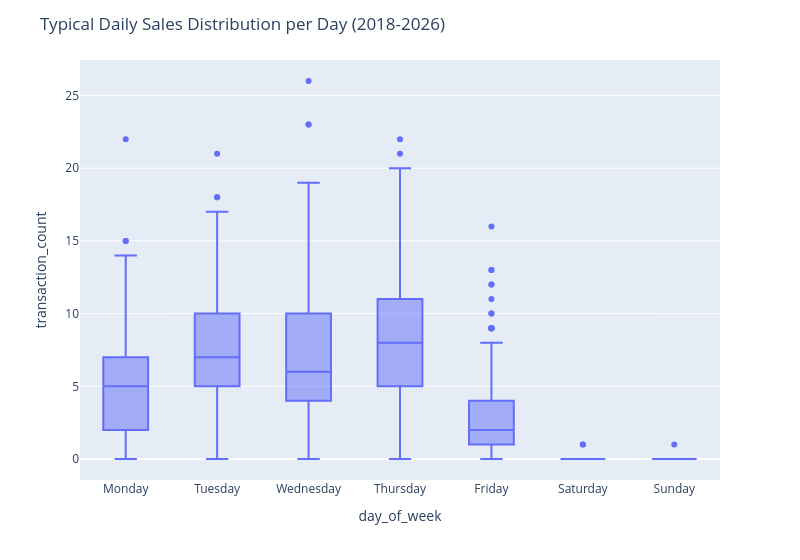
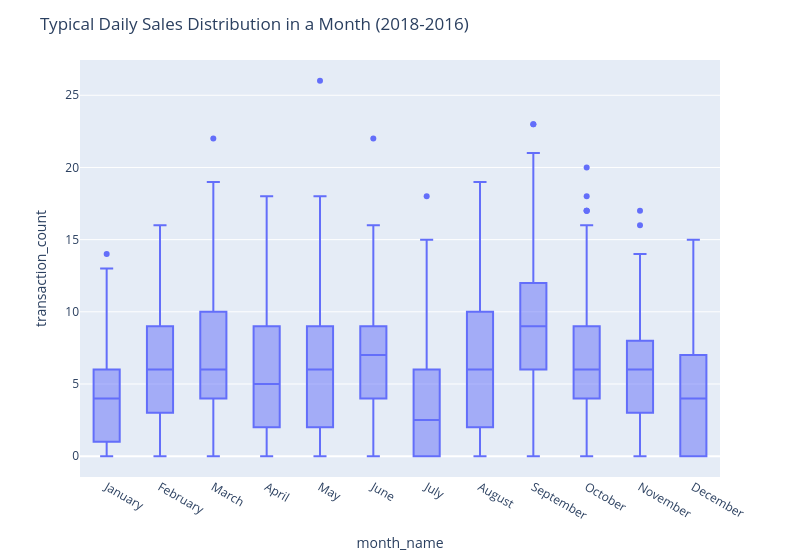
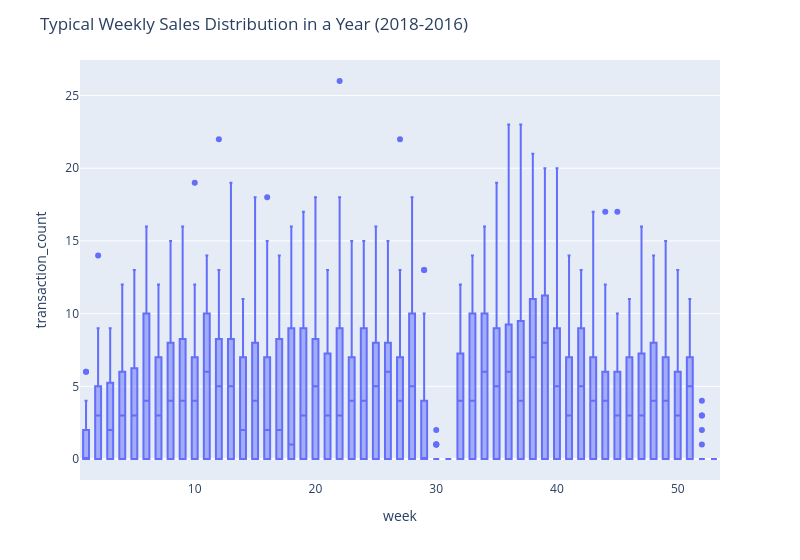
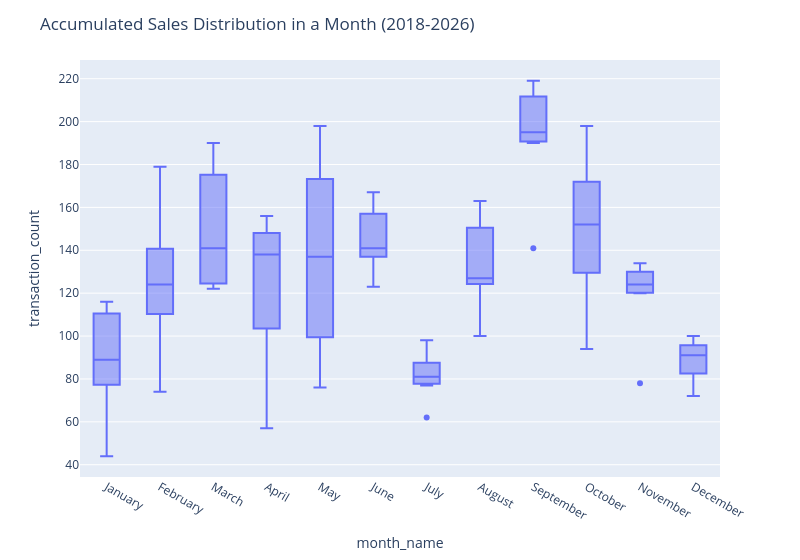

Notebook code cell kept with these figures, in order:
### Markdown cell above
## General sales EDA
The function below converts the raw transaction table into a regular daily time series of transaction counts and then examines its calendar structure, seasonal patterns, and statistical properties.

- It first cleans the data, restricts the analysis window to the recent period, removes duplicate rows, and derives calendar features such as year, quarter, month, week, and weekday.
- It then aggregates transactions by day and reindexes the series so that days without sales are kept as zeros. This is important because the later plots and tests assume a continuous daily timeline.
- The box plots summarize how transaction counts vary by weekday, month, week of year, quarter, and year. Together, they show whether sales activity is systematically higher or lower in certain calendar periods and how variable that activity is within each group.
- The month-by-weekday heatmap shows the average daily transaction count for each calendar combination, making it easier to spot interactions such as stronger weekdays in specific months.
- The MSTL decomposition separates the daily series into trend, recurring seasonal components, and residual noise. This helps identify longer-term movement in demand as well as repeating weekly and annual structure.
- The weekly line plot by `customer_cat` compares transaction velocity across customer categories over time and shows whether segment-level activity moves together or follows different patterns.
- Finally, the ADF and KPSS tests, together with the ACF and PACF plots, assess how stationary the daily series is and how strongly it depends on recent lags. These diagnostics help inform downstream forecasting choices.

Overall, this section moves from descriptive calendar summaries to decomposition and statistical diagnostics, providing a broad view of seasonality, trend, segment behavior, and time-series dependence in the sales data.

### Code cell
d_s, mstl, month_sr = se.perform_general_sales_eda(df)

### Figure 1 — Plotly figure (JSON) as saved in the notebook; plotly's stock layout.template omitted (floating-point values rounded to 4 significant figures; data arrays with more than 128 entries replaced by an {"elided": "..."} marker saying what was removed)
{"data": [{"alignmentgroup": "True", "hovertemplate": "day_of_week=%{x}<br>transaction_count=%{y}<extra></extra>", "legendgroup": "", "marker": {"color": "#636efa"}, "name": "", "notched": false, "offsetgroup": "", "orientation": "v", "showlegend": false, "type": "box", "x": {"elided": "2543 str values"}, "x0": " ", "xaxis": "x", "y": {"elided": "2543 int values"}, "y0": " ", "yaxis": "y"}], "layout": {"boxmode": "group", "legend": {"tracegroupgap": 0}, "margin": {"t": 60}, "title": {"text": "Typical Daily Sales Distribution per Day (2018-2026)"}, "width": 800, "xaxis": {"anchor": "y", "categoryarray": ["Monday", "Tuesday", "Wednesday", "Thursday", "Friday", "Saturday", "Sunday"], "categoryorder": "array", "domain": [0, 1], "title": {"text": "day_of_week"}}, "yaxis": {"anchor": "x", "domain": [0, 1], "title": {"text": "transaction_count"}}}}

### Figure 2 — Plotly figure (JSON) as saved in the notebook; plotly's stock layout.template omitted (floating-point values rounded to 4 significant figures; data arrays with more than 128 entries replaced by an {"elided": "..."} marker saying what was removed)
{"data": [{"alignmentgroup": "True", "hovertemplate": "month_name=%{x}<br>transaction_count=%{y}<extra></extra>", "legendgroup": "", "marker": {"color": "#636efa"}, "name": "", "notched": false, "offsetgroup": "", "orientation": "v", "showlegend": false, "type": "box", "x": {"elided": "1817 str values"}, "x0": " ", "xaxis": "x", "y": {"elided": "1817 int values"}, "y0": " ", "yaxis": "y"}], "layout": {"boxmode": "group", "legend": {"tracegroupgap": 0}, "margin": {"t": 60}, "title": {"text": "Typical Daily Sales Distribution in a Month (2018-2016)"}, "width": 800, "xaxis": {"anchor": "y", "categoryarray": ["January", "February", "March", "April", "May", "June", "July", "August", "September", "October", "November", "December"], "categoryorder": "array", "domain": [0, 1], "title": {"text": "month_name"}}, "yaxis": {"anchor": "x", "domain": [0, 1], "title": {"text": "transaction_count"}}}}

### Figure 3 — Plotly figure (JSON) as saved in the notebook; plotly's stock layout.template omitted (floating-point values rounded to 4 significant figures; data arrays with more than 128 entries replaced by an {"elided": "..."} marker saying what was removed)
{"data": [{"alignmentgroup": "True", "hovertemplate": "week=%{x}<br>transaction_count=%{y}<extra></extra>", "legendgroup": "", "marker": {"color": "#636efa"}, "name": "", "notched": false, "offsetgroup": "", "orientation": "v", "showlegend": false, "type": "box", "x": {"elided": "2543 int values"}, "x0": " ", "xaxis": "x", "y": {"elided": "2543 int values"}, "y0": " ", "yaxis": "y"}], "layout": {"boxmode": "group", "legend": {"tracegroupgap": 0}, "margin": {"t": 60}, "title": {"text": "Typical Weekly Sales Distribution in a Year (2018-2016)"}, "width": 800, "xaxis": {"anchor": "y", "domain": [0, 1], "title": {"text": "week"}}, "yaxis": {"anchor": "x", "domain": [0, 1], "title": {"text": "transaction_count"}}}}

### Figure 4 — Plotly figure (JSON) as saved in the notebook; plotly's stock layout.template omitted (floating-point values rounded to 4 significant figures)
{"data": [{"alignmentgroup": "True", "hovertemplate": "month_name=%{x}<br>transaction_count=%{y}<extra></extra>", "legendgroup": "", "marker": {"color": "#636efa"}, "name": "", "notched": false, "offsetgroup": "", "orientation": "v", "showlegend": false, "type": "box", "x": ["January", "January", "January", "January", "January", "January", "January", "February", "February", "February", "February", "February", "February", "February", "March", "March", "March", "March", "March", "March", "March", "April", "April", "April", "April", "April", "April", "April", "May", "May", "May", "May", "May", "May", "May", "June", "June", "June", "June", "June", "June", "June", "July", "July", "July", "July", "July", "July", "July", "August", "August", "August", "August", "August", "August", "August", "September", "September", "September", "September", "September", "September", "September", "October", "October", "October", "October", "October", "October", "October", "November", "November", "November", "November", "November", "November", "November", "December", "December", "December", "December", "December", "December", "December"], "x0": " ", "xaxis": "x", "y": [77, 116, 44, 78, 112, 106, 89, 106, 124, 74, 123, 143, 179, 134, 124, 122, 126, 190, 184, 149, 141, 156, 57, 96, 150, 142, 138, 126, 162, 76, 92, 198, 177, 137, 122, 158, 123, 141, 167, 154, 136, 140, 98, 80, 89, 81, 77, 83, 62, 151, 127, 125, 149, 163, 124, 100, 190, 193, 214, 219, 205, 195, 141, 178, 94, 131, 198, 129, 152, 154, 121, 78, 130, 130, 134, 124, 120, 100, 72, 91, 92, 84, 82, 97], "y0": " ", "yaxis": "y"}], "layout": {"boxmode": "group", "legend": {"tracegroupgap": 0}, "margin": {"t": 60}, "title": {"text": "Accumulated Sales Distribution in a Month (2018-2026)"}, "width": 800, "xaxis": {"anchor": "y", "categoryarray": ["January", "February", "March", "April", "May", "June", "July", "August", "September", "October", "November", "December"], "categoryorder": "array", "domain": [0, 1], "title": {"text": "month_name"}}, "yaxis": {"anchor": "x", "domain": [0, 1], "title": {"text": "transaction_count"}}}}
